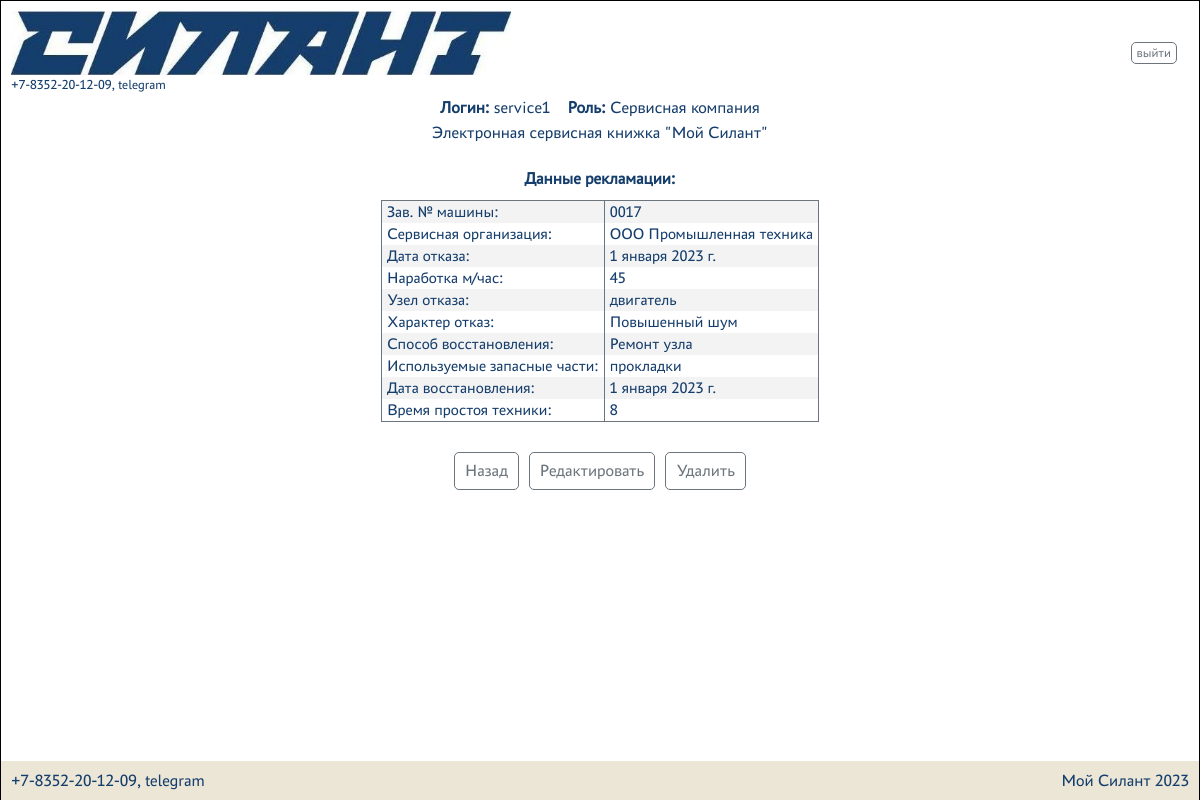
The page /complaints/2 (signed in) on the database its author committed.
### silant/models.py (models this page shows, shortened)
class Complaints(models.Model):
    car = models.ForeignKey(Car, on_delete=models.CASCADE, verbose_name='Машина')
    service_company = models.ForeignKey(Service_company, on_delete=models.CASCADE, verbose_name='Сервисная организация')
    date_of_refusal = models.DateField(verbose_name='Дата отказа')
    operating_time = models.IntegerField(verbose_name='Наработка м/час')
    failure_node = models.TextField(verbose_name='Узел отказа')
    description_failure = models.ForeignKey(Description_failure, on_delete=models.CASCADE, verbose_name='Характер отказа')
    recovery_method = models.ForeignKey(Recovery_method, on_delete=models.CASCADE, verbose_name='Способ восстановления')
    parts_used = models.TextField(verbose_name='Используемые запасные части')
    date_of_restoration = models.DateField(verbose_name='Дата восстановления')
    equipment_downtime = models.TextField(verbose_name='Время простоя техники')
    class Meta:
        verbose_name = 'Рекламации'
        verbose_name_plural = 'Рекламации'
        ordering = ['date_of_refusal']

class Car(models.Model):
    factory_number = models.TextField(max_length=17, unique=True, db_index=True, verbose_name='Заводской номер')
    technique_model = models.ForeignKey(Technique_model, on_delete=models.CASCADE, db_index=True, verbose_name='Модель техники')
    engine_model = models.ForeignKey(Engine_model, on_delete=models.CASCADE, db_index=True, verbose_name='Модель двигателя')
    engine_number = models.TextField(max_length=17, verbose_name='Номер двигателя')
    transmission_model = models.ForeignKey(Transmission_model, on_delete=models.CASCADE, db_index=True, verbose_name='Модель трансмиссии')
    transmission_number = models.TextField(max_length=50, verbose_name='Номер трансмиссии')
    drive_axle_model = models.ForeignKey(Drive_axle_model, on_delete=models.CASCADE, db_index=True, verbose_name='Модель ведущего моста')
    drive_axle_number = models.TextField(max_length=50, verbose_name='Номер ведущего моста')
    steerable_axle_model = models.ForeignKey(Steerable_axle_model, on_delete=models.CASCADE, db_index=True, verbose_name='Модель управляемого моста')
    steerable_axle_number = models.TextField(max_length=50, verbose_name='Номер управляемого моста')
    supply_contract = models.TextField(max_length=50, blank=True, verbose_name='Договор поставки №, дата.')
    date_of_shipment_from_the_factory = models.DateField(db_index=True, verbose_name='Дата отгрузки с завода')
    consignee = models.TextField(max_length=50, blank=True, verbose_name='Грузополучатель')
    delivery_address = models.TextField(max_length=300, blank=True, verbose_name='Адрес поставки (эксплуатации)')
    equipment = models.TextField(blank=True, verbose_name='Комплектация (доп. опции)')
    client = models.ForeignKey(CustomUser, on_delete=models.CASCADE, null=True, blank=True, verbose_name='Клиент')
    service_company = models.ForeignKey(Service_company, null=True, on_delete=models.CASCADE, blank=True, verbose_name='Сервисная организация')
    def __str__(self):
        return f'{self.factory_number}'
    class Meta:
        verbose_name = 'Машины'
        verbose_name_plural = 'Машины'
        ordering = ['date_of_shipment_from_the_factory']

class Service_company(models.Model):
    user = models.OneToOneField(CustomUser, on_delete=models.CASCADE, verbose_name='Имя пользователя')
    name = models.TextField(unique=True, verbose_name='Название')
    description = models.TextField(blank=True, verbose_name='Описание')
    def __str__(self):
        return f'{self.name}'
    class Meta:
        verbose_name = 'Сервисные компании'
        verbose_name_plural = 'Сервисные компании'

class Description_failure(models.Model):
    name = models.TextField(verbose_name='Название')
    description = models.TextField(blank=True, verbose_name='Описание')
    def __str__(self):
        return f'{self.name}'
    class Meta:
        verbose_name = 'Характер отказа'
        verbose_name_plural = 'Характер отказа'

class Recovery_method(models.Model):
    name = models.TextField(verbose_name='Название')
    description = models.TextField(blank=True, verbose_name='Описание')
    def __str__(self):
        return f'{self.name}'
    class Meta:
        verbose_name = 'Способ восстановления'
        verbose_name_plural = 'Способ восстановления'

### silant/views.py (the view)
# urls.py: path('complaints/<int:pk>', ComplaintsItem.as_view()),
class ComplaintsItem(PermissionRequiredMixin, DetailView):
    permission_required = 'silant.view_complaints'
    model = Complaints
    template_name = 'complaints_item.html'
    context_object_name = 'complaints'

### silant/templatetags/auth_extras.py (called while the page is built)
@register.filter(name='has_group')
def has_group(user, group_name):
    group = Group.objects.get(name=group_name)
    return True if group in user.groups.all() else False

### silant/templates/complaints_item.html
{% extends 'default.html' %}
{% load auth_extras %}
{% load bootstrap5 %}
{% block content %}
<h4 class="center">Данные рекламации:</h4>
<div class="center">
    <table>
    <tr><td>Зав. №  машины:</td><td>{{ complaints.car }}</td></tr>
    <tr><td>Сервисная организация:</td><td>{{ complaints.service_company }}</td></tr>
    <tr><td>Дата отказа:</td><td>{{ complaints.date_of_refusal }}</td></tr>
    <tr><td>Наработка м/час:</td><td>{{ complaints.operating_time }}</td></tr>
    <tr><td>Узел отказа:</td><td>{{ complaints.failure_node }}</td></tr>
    <tr><td>Характер отказ:</td><td>{{ complaints.description_failure }}</td></tr>
    <tr><td>Способ восстановления:</td><td>{{ complaints.recovery_method }}</td></tr>
    <tr><td>Используемые запасные части:</td><td>{{ complaints.parts_used }}</td></tr>
    <tr><td>Дата восстановления:</td><td>{{ complaints.date_of_restoration }}</td></tr>
    <tr><td>Время простоя техники:</td><td>{{ complaints.equipment_downtime }}</td></tr>
    </table>
</div>
<br>
<div class="center">
    <a href="{% url 'complaints' %}" class="button medium">Назад</a>
    {% if perms.silant.change_complaints %}
        <a href="{{ request.get_full_path }}/edit" class="button medium">Редактировать</a>
    {% endif %}
    {% if perms.silant.delete_complaints %}
        <a href="{{ request.get_full_path }}/delete" class="button medium">Удалить</a>
    {% endif %}
</div>
{% endblock content %}

### silant/templates/fragments/username_group.html
{% load auth_extras %}
{% if user.is_authenticated %}
    <div class="center">
        <div><b>Логин:</b> {{ user.username }}&emsp;</div>
        <div>
            <b>Роль:</b>
            {% if request.user|has_group:"client" %}
                Клиент
            {% elif request.user|has_group:"service" %}
                Сервисная компания
            {% elif request.user|has_group:"manager" %}
                Менеджер
            {% elif request.user|has_group:"admin" %}
                Администратор
            {% endif %}
        </div>
    </div>
{% else %}
        <div class="center"><p>Вы не авторизовались</p></div>
{% endif %}

### static/css/style.css (style rules this page uses)
:root { --silant_black: #163E6C; --silant_red: #D20A11; --silant_beige: #EBE6D6; --silant_grey: #6c757d; --silant_light_grey: #e6e6e6; --silant_cell_grey: #f3f3f3; }
* { margin: 0; padding: 0; }
html { font-family: "PT-Astra-Sans_Regular"; line-height: 1.5; -webkit-text-size-adjust: 100%; -ms-text-size-adjust: 100%; -moz-text-size-adjust: 100%; -ms-overflow-style: scrollbar; -webkit-tap-highlight-color: rgba(0, 0, 0, 0); }
body { height: 100%; font-weight: 400; line-height: 1.5; color: var(--silant_black); }
h1, h2, h3, h4, h5, h6 { margin-top: 0; margin-bottom: 0.5rem; }
a { text-decoration: none !important; }
table { border-bottom: 1px solid var(--silant_grey); border-top: 1px solid var(--silant_grey); border-collapse: collapse; text-align: left; border-spacing: 0; display: block; overflow-x: auto; max-width: fit-content; margin: auto; }
th,td { padding: 2px 5px; border-right: 1px solid var(--silant_grey); border-left: 1px solid var(--silant_grey); }
tr:nth-child(odd) { background: var(--silant_cell_grey); }
.center { display: -webkit-flex; display: flex; justify-content: center; text-align: center; }
.button { border: 1px solid var(--silant_grey); display: inline-block; text-decoration: none; border-radius: 5px; color: var(--silant_grey); background: transparent; cursor: pointer; }
.button.medium { padding: 5px 10px; margin: 5px; }

### static/css/mobile.css (style rules this page uses)
html { font-size: 15px; }

### static/css/760.css (style rules this page uses)
html { font-size: 17px; }

### static/css/360.css (style rules this page uses)
html { font-size: 15px; }

### static/css/1366.css (style rules this page uses)
html { font-size: 18px; }

### static/css/1536.css (style rules this page uses)
html { font-size: 19px; }

### rows shown on the page
Complaints: car "0017", service_company "ООО Промышленная техника", date_of_refusal "1 января 2023 г.", operating_time "45", failure_node "двигатель", description_failure "Повышенный шум", recovery_method "Ремонт узла", parts_used "прокладки", date_of_restoration "1 января 2023 г.", equipment_downtime "8"

### other values the page prints
{{ user.username }} "service1"
